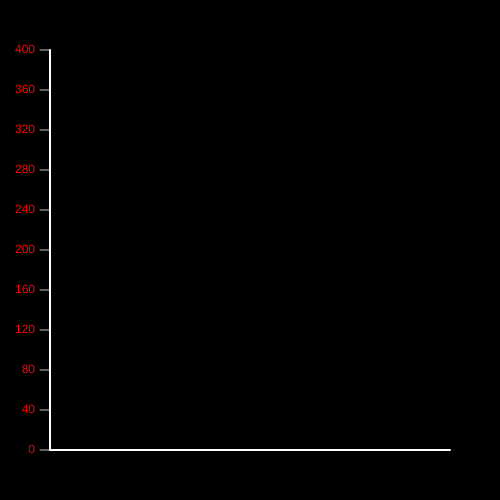
Frame 1 (no input)
Frame 60 (no input): identical to frame 1, image omitted
Frame 120 (the mouse pressed at the canvas centre since frame 60): identical to frame 1, image omitted

The p5.js sketch that drew this single still picture (run headless with seeded random() and noise() and a simulated clock; from frame 60 on, the mouse is pressed at the canvas centre):

// p5.js sketch
// ── sketch.js
let chartWidth = 400;
let chartHeight = 400;
let data        = [200,130,200, 250,300];
let scaledData  =[];
let dataLabels  = ["Oranges","Bananas","Lemons","Limes","Apples","Grapes"]

//console.log(Math.max(...data));
let maxValue;

let spacing =5;
let margin =20;
let availableWidth = chartWidth - (margin*2) - (spacing*(data.length-1));
let barWidth = availableWidth / data.length;
let numTick = 10;
let tickSpacing = chartHeight / numTick;
let tickLenght = 10;
let tickIncrements;

//console.log(barWidth)

function setup() {
    createCanvas(500, 500);
    background(0);

    maxValue = max(data);
    tickIncrements = Math.round(maxValue / numTick);

    for(let i=0; i <data.length; i++) {
        let tempVal=map(data[i],0,maxValue,0,chartHeight)
        //console.log(tempVal)
        scaledData.push(tempVal)
        //console.log(scaledData)
    }

}

function draw() {

    background(0);
    translate(50, 450);

    stroke(255);
    strokeWeight(2);
    line(0, 0, 0, -chartHeight);
    line(0, 0, 400, 0);

    for (let i=0; i <= numTick; i++) {
        stroke(255,200)
        strokeWeight(1)
        line(0, -i * tickSpacing, -tickLenght, -i * tickSpacing)

        fill(255,0,0);
        noStroke();
        textSize(12);
        textAlign(RIGHT,CENTER);
        text(i*tickSpacing, -15, tickSpacing * -i);
    }

    translate(margin, 0);
    //console.log(barWidth)
    for (let i = 0; i < scaledData; i++) {
        console.log(barWidth)
        fill(0,255,0);
    }
        //rect((barWidth + spacing) * i, 0, barWidth, -scaledData[i]);
        

        // fill(255);
        // noStroke();
        // textSize(17);
        // textAlign(RIGHT,CENTER);
        // text(data[i],((barWidth + spacing) *ibarWidth/2, scaledData[i]+ 20)*i,0);
    }
